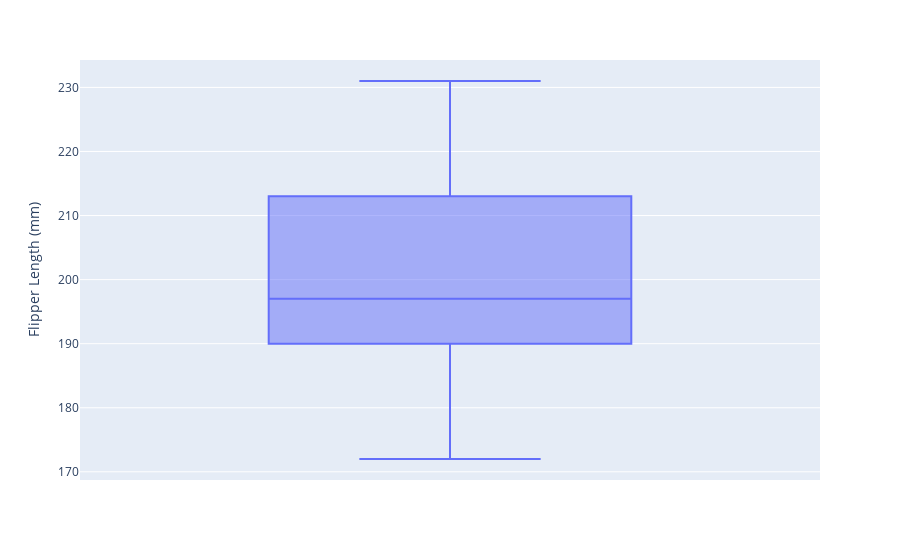

Write notebook code for a chart like this one.
### Code cell
fig5 =px.box(
    data_frame = penguins , 
    y = 'Flipper Length (mm)',
    hover_data = ['Region' , 'Island'],
    height = 500
)
fig5.show()

### Figure 1 — Plotly figure (JSON) as saved in the notebook; plotly's stock layout.template omitted (floating-point values rounded to 4 significant figures; data arrays with more than 128 entries replaced by an {"elided": "..."} marker saying what was removed)
{"data": [{"alignmentgroup": "True", "customdata": {"elided": "344x2 str values"}, "hovertemplate": "Flipper Length (mm)=%{y}<br>Region=%{customdata[0]}<br>Island=%{customdata[1]}<extra></extra>", "legendgroup": "", "marker": {"color": "#636efa"}, "name": "", "notched": false, "offsetgroup": "", "orientation": "v", "showlegend": false, "type": "box", "x0": " ", "xaxis": "x", "y": {"elided": "344 int values"}, "y0": " ", "yaxis": "y"}], "layout": {"autosize": true, "boxmode": "group", "legend": {"tracegroupgap": 0}, "margin": {"t": 60}, "xaxis": {"anchor": "y", "autorange": true, "domain": [0, 1], "range": [-0.5, 0.5], "type": "category"}, "yaxis": {"anchor": "x", "autorange": true, "domain": [0, 1], "range": [168.7, 234.3], "title": {"text": "Flipper Length (mm)"}, "type": "linear"}}}
